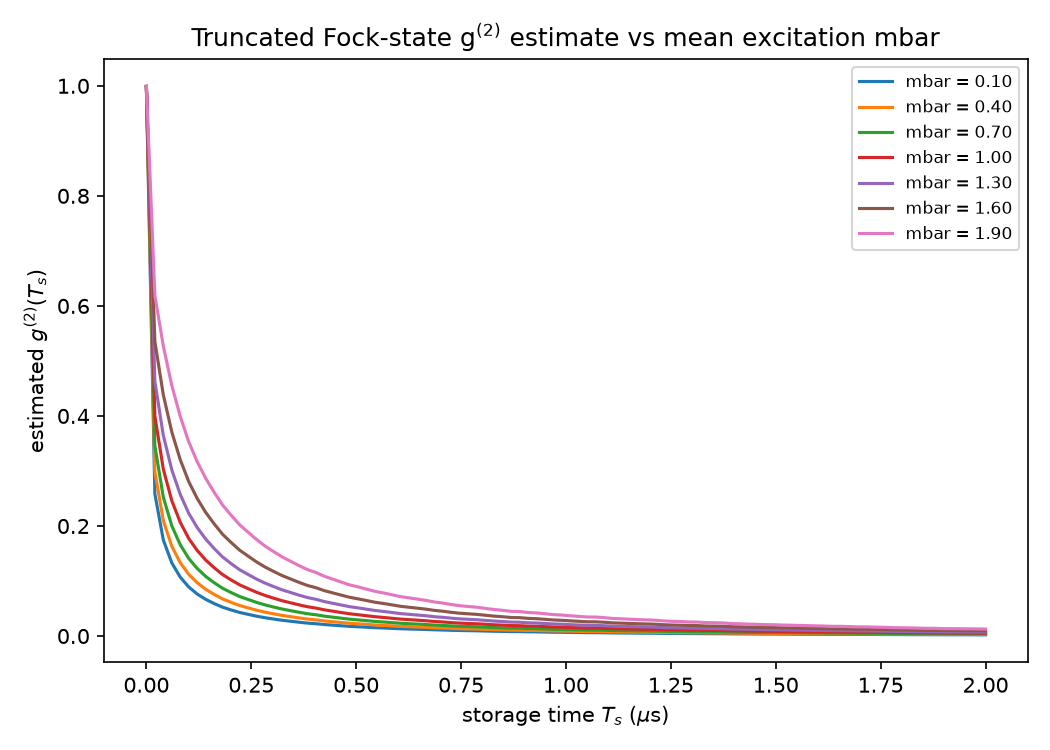

Reproduce this figure in Python.
"""
Sensitivity of the estimated second-order correlation g^(2) to the assumed
mean excitation number mbar, for the superatom dipole-moment experiment of

    B. Yang et al., "Dipole Moment of a Superatom", PRL 133, 213601 (2024).

The collective coherence (Re, Im) and its second moment y(t) are generated
by the same van-der-Waals dephasing Monte Carlo as
interaction_phase_and_g2_dynamics.py (n = 75 Rydberg state, experimental trap
waists). They are then combined with a truncated Fock-state expansion of the
retrieved light, with amplitudes c_i(mbar, N, i) for i = 0..trunc excitations
out of N atoms (a beam-splitter-like binomial weighting parameterized by the
mean excitation number mbar), to give an alternative g^(2) estimate. Sweeping
mbar shows how sensitive this "source" g^(2) is to the assumed mean excitation.
"""
from pathlib import Path

import matplotlib

matplotlib.use("Agg")
import matplotlib.pyplot as plt
import numpy as np
from numba import jit


@jit(nopython=True, nogil=True)
def rydberg_energy(n, l, j):
    """Quantum-defect energy of Rb 87 |n l j> (fine-structure levels only)."""
    hconst = 6.62606896e-34
    clight = 2.99792458e8
    Ry = 1.0973731568527e7

    if l == 0:
        delta_s, delta_s2 = 3.1311804, 0.1784
        nu = n - delta_s - delta_s2 / (n - delta_s) ** 2
    if (l == 1) and (j == 1 / 2):
        delta_p, delta_p2 = 2.6548849, 0.2900
        nu = n - delta_p - delta_p2 / (n - delta_p) ** 2
    if (l == 1) and (j == 3 / 2):
        delta_p, delta_p2 = 2.6416737, 0.2950
        nu = n - delta_p - delta_p2 / (n - delta_p) ** 2
    if (l == 2) and (j == 3 / 2):
        delta_d, delta_d2 = 1.34809171, -0.60286
        nu = n - delta_d - delta_d2 / (n - delta_d) ** 2
    if (l == 2) and (j == 5 / 2):
        delta_d, delta_d2 = 1.34646572, -0.59600
        nu = n - delta_d - delta_d2 / (n - delta_d) ** 2
    if (l == 3) and (j == 5 / 2):
        delta_f, delta_f2 = 0.0165192, -0.085
        nu = n - delta_f - delta_f2 / (n - delta_f) ** 2
    if (l == 3) and (j == 7 / 2):
        delta_f, delta_f2 = 0.0165437, -0.086
        nu = n - delta_f - delta_f2 / (n - delta_f) ** 2

    return -(hconst * clight * Ry) / nu**2


@jit(nopython=True, nogil=True)
def radial_matrix_element(n, l, j, na, la, ja):
    """<na la ja| r |n l j> via the Kaulakys (1995) quasiclassical formula."""
    Z = 1
    if l == 0:
        delta_s, delta_s2 = 3.1311804, 0.1784
        nu = n - delta_s - delta_s2 / (n - delta_s) ** 2
    if (l == 1) and (j == 1 / 2):
        delta_p, delta_p2 = 2.6548849, 0.2900
        nu = n - delta_p - delta_p2 / (n - delta_p) ** 2
    if (l == 1) and (j == 3 / 2):
        delta_p, delta_p2 = 2.6416737, 0.2950
        nu = n - delta_p - delta_p2 / (n - delta_p) ** 2
    if (l == 2) and (j == 3 / 2):
        delta_d, delta_d2 = 1.34809171, -0.60286
        nu = n - delta_d - delta_d2 / (n - delta_d) ** 2
    if (l == 2) and (j == 5 / 2):
        delta_d, delta_d2 = 1.34646572, -0.59600
        nu = n - delta_d - delta_d2 / (n - delta_d) ** 2
    if (l == 3) and (j == 5 / 2):
        delta_f, delta_f2 = 0.0165192, -0.085
        nu = n - delta_f - delta_f2 / (n - delta_f) ** 2
    if (l == 3) and (j == 7 / 2):
        delta_f, delta_f2 = 0.0165437, -0.086
        nu = n - delta_f - delta_f2 / (n - delta_f) ** 2

    if la == 0:
        delta_s, delta_s2 = 3.1311804, 0.1784
        nua = na - delta_s - delta_s2 / (na - delta_s) ** 2
    if (la == 1) and (ja == 1 / 2):
        delta_p, delta_p2 = 2.6548849, 0.2900
        nua = na - delta_p - delta_p2 / (na - delta_p) ** 2
    if (la == 1) and (ja == 3 / 2):
        delta_p, delta_p2 = 2.6416737, 0.2950
        nua = na - delta_p - delta_p2 / (na - delta_p) ** 2
    if (la == 2) and (ja == 3 / 2):
        delta_d, delta_d2 = 1.34809171, -0.60286
        nua = na - delta_d - delta_d2 / (na - delta_d) ** 2
    if (la == 2) and (ja == 5 / 2):
        delta_d, delta_d2 = 1.34646572, -0.59600
        nua = na - delta_d - delta_d2 / (na - delta_d) ** 2
    if (la == 3) and (ja == 5 / 2):
        delta_f, delta_f2 = 0.0165192, -0.085
        nua = na - delta_f - delta_f2 / (na - delta_f) ** 2
    if (la == 3) and (ja == 7 / 2):
        delta_f, delta_f2 = 0.0165437, -0.086
        nua = na - delta_f - delta_f2 / (na - delta_f) ** 2

    s_a = nua - nu
    nu_c_a = (2 * (nu * nua) ** 2 / (nu + nua)) ** (1 / 3)
    e_a = np.sqrt(1 - ((l + la + 1) / (2 * nu_c_a)) ** 2)

    csi = np.arange(0, np.pi, 1e-3)
    j_a = (1 / np.pi) * np.sum(np.cos(s_a * csi + s_a * e_a * np.sin(csi))) * 1e-3
    dj_a = (1 / np.pi) * np.sum(-np.sin(s_a * csi + s_a * e_a * np.sin(csi)) * np.sin(csi)) * 1e-3

    if (la - l) == 1:
        D_pa = (1 / s_a) * (dj_a + np.sqrt(e_a ** (-2) - 1) * (j_a - np.sin(np.pi * s_a) / (np.pi * s_a)))
    else:
        D_pa = (1 / s_a) * (dj_a - np.sqrt(e_a ** (-2) - 1) * (j_a - np.sin(np.pi * s_a) / (np.pi * s_a)))

    return ((-1) ** (n - na)) * nu_c_a**5 / (Z * (nu * nua) ** (3 / 2)) * D_pa


@jit(nopython=True, nogil=True)
def collective_coherence(N, wx, wy, wz, n, time, seed, blockade):
    """One Monte Carlo draw of the pairwise-averaged collective coherence and
    its second moment y(t), dephased by the van-der-Waals interaction."""
    a_0 = 0.52917720859e-10
    alpha = 7.2973525376e-3
    hconst = 6.62606896e-34
    clight = 2.99792458e8

    wx, wy, wz = wx / 2.0, wy / 2.0, wz / 2.0
    xvec = np.random.normal(0, wx, N)
    yvec = np.random.normal(0, wy, N)
    zvec = np.random.normal(0, wz, N)

    l, j = 0, 1 / 2
    n1, l1, j1 = n, 1, 3 / 2
    n2, l2, j2 = n - 1, 1, 3 / 2
    omega = 1
    defect = (rydberg_energy(n1, l1, j1) + rydberg_energy(n2, l2, j2) - 2 * rydberg_energy(n, l, j)) / hconst * 1e-6
    C3 = (1e18) * (1e-6) * ((alpha * clight / (2 * np.pi)) * a_0**2) \
        * radial_matrix_element(n, l, j, n1, l1, j1) * radial_matrix_element(n, l, j, n2, l2, j2)

    dist3D = np.zeros((N, N))
    for i in range(N):
        for k in range(N):
            if i != k:
                dist3D[i, k] = np.sqrt((xvec[i] - xvec[k]) ** 2 + (yvec[i] - yvec[k]) ** 2 + (zvec[i] - zvec[k]) ** 2)

    x_real = np.zeros(len(time))
    x_imag = np.zeros(len(time))
    y_list = np.zeros(len(time))
    for tt in range(len(time)):
        phase_num = 0.0 + 0.0j
        phase_denom = 0.0
        for i in range(N):
            inner = 0.0 + 0.0j
            for k in range(N):
                if i != k:
                    detuning_ij = np.abs(defect / 2) - np.sqrt((defect / 2) ** 2 + (C3 / dist3D[i, k] ** 3) ** 2)
                    if blockade == 1:
                        term = omega / np.sqrt(omega**2 + detuning_ij**2) * np.exp(2j * np.pi * detuning_ij * time[tt])
                    else:
                        term = np.exp(2j * np.pi * detuning_ij * time[tt])
                    phase_num += term
                    inner += term
            phase_denom += np.abs(inner) ** 2

        coherence = phase_num / N / (N - 1)
        x_real[tt] = coherence.real - 2 / N**2
        x_imag[tt] = coherence.imag
        y_list[tt] = phase_denom / N / (N - 1) ** 2

    return x_real, x_imag, y_list


@jit(nopython=True, nogil=True)
def fock_amplitude(mbar, N, i):
    """Binomial Fock-state amplitude c_i for i excitations out of N atoms,
    parameterized by the mean excitation number mbar = N * b^2."""
    b = np.sqrt(mbar / N)
    a = np.sqrt(1 - b**2)
    binomial = 1.0
    for m in range(i):
        binomial = binomial * (N - m) / (m + 1)
    return a ** (N - i) * b**i * np.sqrt(binomial)


@jit(nopython=True, nogil=True)
def g2_estimate(x_real, x_imag, y, mbar, N, trunc):
    """g^(2)(t) estimated from a truncated (0..trunc excitations) Fock-state
    expansion of the retrieved field, weighted by fock_amplitude(mbar, N, i)."""
    c_i_list = np.zeros(trunc + 1)
    for i in range(trunc + 1):
        c_i_list[i] = fock_amplitude(mbar, N, i)
    norm = np.sqrt(np.sum(c_i_list**2))
    c_i_list = c_i_list / norm

    x_test = np.abs(x_real) ** 2 + np.abs(x_imag) ** 2
    y_test = np.abs(y)

    g2 = np.zeros(len(x_real))
    for tt in range(len(x_real)):
        g2_denom = c_i_list[1] ** 2
        g2_num = 0.0
        for m in range(2, trunc + 1):
            g2_denom += c_i_list[m] ** 2 * m * (y_test[tt] ** (m - 1))
            g2_num += c_i_list[m] ** 2 * m * (m - 1) * (x_test[tt] ** (2 * m - 3))
        g2[tt] = g2_num / g2_denom**2
    return g2


def main():
    N = 273  # sample size used for the n = 75 Rydberg-state dephasing run
    waist_xy, waist_z = 5.85, 10.5  # microns
    n_rydberg = 75
    n_seeds = 100
    trunc = 20
    t_list = np.linspace(0, 2, 100)  # storage time, microseconds

    x_real = np.zeros(len(t_list))
    x_imag = np.zeros(len(t_list))
    y_list = np.zeros(len(t_list))
    for seed in range(n_seeds):
        xr, xi, y = collective_coherence(N, waist_xy, waist_xy, waist_z, n_rydberg, t_list, seed, blockade=0)
        x_real += xr / n_seeds
        x_imag += xi / n_seeds
        y_list += y / n_seeds

    mbar_list = np.arange(0.1, 2.0, 0.3)
    fig, ax = plt.subplots(figsize=(7, 5))
    for mbar in mbar_list:
        g2 = g2_estimate(x_real, x_imag, y_list, mbar, N=1000, trunc=trunc)
        ax.plot(t_list, g2, label=f"mbar = {mbar:.2f}")
    ax.set_xlabel(r"storage time $T_s$ ($\mu$s)")
    ax.set_ylabel(r"estimated $g^{(2)}(T_s)$")
    ax.set_title("Truncated Fock-state g$^{(2)}$ estimate vs mean excitation mbar")
    ax.legend(fontsize=8)
    fig.tight_layout()
    fig.savefig(Path(__file__).with_suffix(".png"), dpi=150)


if __name__ == "__main__":
    main()
